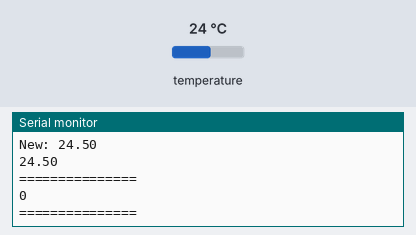
The sketch below on a simulated Arduino Uno, built with avr-gcc and run on an emulated ATmega328P. Shown: the last lines printed to the serial monitor. Inputs (shaded band) come from the test bench; at power-on: temperature 24 °C.

Above: at 4.3 s.
4.4 s: temperature set to 12 °C
At 6.9 s:
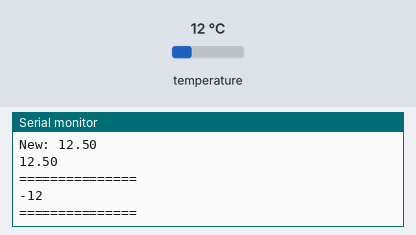
8.1 s: temperature set to 19 °C
At 10.2 s:
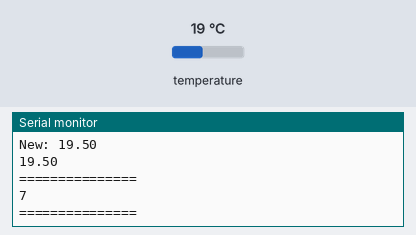
Timing chart, 0 to 11.7 s (numbered marks = the images above; inputs shaded):
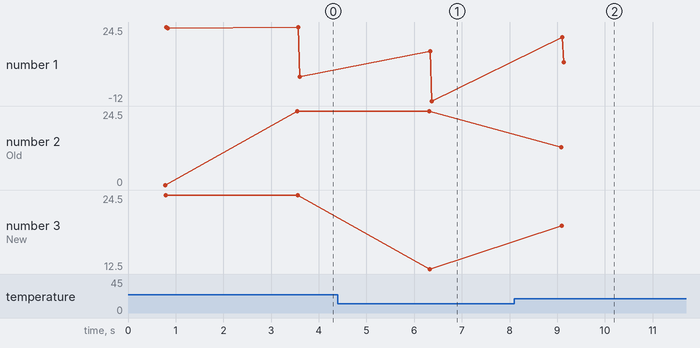

Measured:
- after the input at 4.4 s, the serial monitor: prints a new line after 1.9 s (image 1)
- after the input at 8.1 s, the serial monitor: prints a new line after 1.0 s (image 2)
- plotted number 1: 0 → -12 after the input at 4.4 s
- plotted number 2: 24.5 → 19.5 after the input at 8.1 s
- plotted number 3: 24.5 → 12.5 after the input at 4.4 s, 12.5 → 19.5 after the input at 8.1 s

The sketch:

temp_change_clabirate.ino
```cpp
#include <OneWire.h>
#include <DallasTemperature.h>


#define ONE_WIRE_BUS 2
OneWire oneWire(ONE_WIRE_BUS);
DallasTemperature sensors(&oneWire);
float temp_value;

float previousData;
float newData;


void setup() {
  Serial.begin(9600);
  sensors.begin();  //temp
}

void loop() {
  sensors.requestTemperatures();
  temp_value = sensors.getTempCByIndex(0);
  temp_value = temp_value + 0.5;  //calibrate

  Serial.println("Old: " + String(previousData));

  int diff = temp_value - previousData;
  previousData = temp_value;

  Serial.println("New: " + String(temp_value));

  Serial.println(temp_value);
  Serial.println("===============");
  Serial.println(diff);
  Serial.println("===============");

  delay(2000);
}
```
